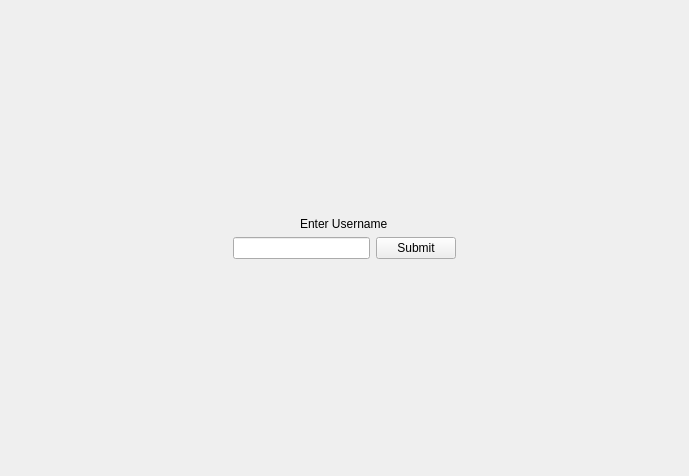
<?xml version="1.0" encoding="UTF-8"?>
<ui version="4.0">
 <class>LoginPage</class>
 <widget class="QWidget" name="LoginPage">
  <property name="geometry">
   <rect>
    <x>0</x>
    <y>0</y>
    <width>689</width>
    <height>476</height>
   </rect>
  </property>
  <property name="windowTitle">
   <string>Form</string>
  </property>
  <layout class="QGridLayout" name="gridLayout">
   <item row="0" column="2">
    <spacer name="verticalSpacer">
     <property name="orientation">
      <enum>Qt::Vertical</enum>
     </property>
     <property name="sizeHint" stdset="0">
      <size>
       <width>20</width>
       <height>160</height>
      </size>
     </property>
    </spacer>
   </item>
   <item row="2" column="2">
    <layout class="QHBoxLayout" name="horizontalLayout">
     <item>
      <widget class="QLineEdit" name="lineEdit_username">
       <property name="text">
        <string/>
       </property>
      </widget>
     </item>
     <item>
      <widget class="QPushButton" name="pushButton_submitUsername">
       <property name="text">
        <string>Submit</string>
       </property>
      </widget>
     </item>
    </layout>
   </item>
   <item row="4" column="2">
    <spacer name="verticalSpacer_2">
     <property name="orientation">
      <enum>Qt::Vertical</enum>
     </property>
     <property name="sizeHint" stdset="0">
      <size>
       <width>20</width>
       <height>201</height>
      </size>
     </property>
    </spacer>
   </item>
   <item row="2" column="3">
    <spacer name="horizontalSpacer_2">
     <property name="orientation">
      <enum>Qt::Horizontal</enum>
     </property>
     <property name="sizeHint" stdset="0">
      <size>
       <width>211</width>
       <height>20</height>
      </size>
     </property>
    </spacer>
   </item>
   <item row="2" column="0">
    <spacer name="horizontalSpacer">
     <property name="orientation">
      <enum>Qt::Horizontal</enum>
     </property>
     <property name="sizeHint" stdset="0">
      <size>
       <width>197</width>
       <height>20</height>
      </size>
     </property>
    </spacer>
   </item>
   <item row="1" column="2" alignment="Qt::AlignHCenter">
    <widget class="QLabel" name="label">
     <property name="text">
      <string>Enter Username</string>
     </property>
    </widget>
   </item>
  </layout>
 </widget>
 <resources/>
 <connections/>
</ui>
